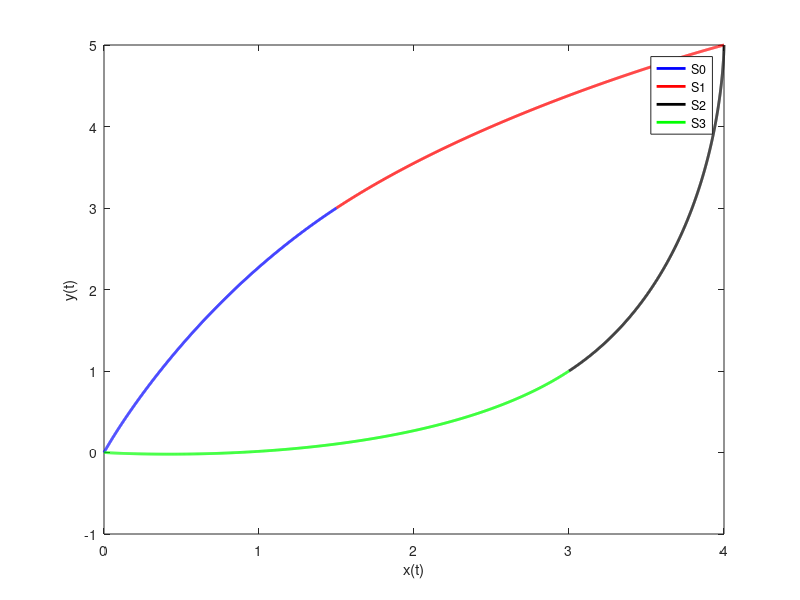
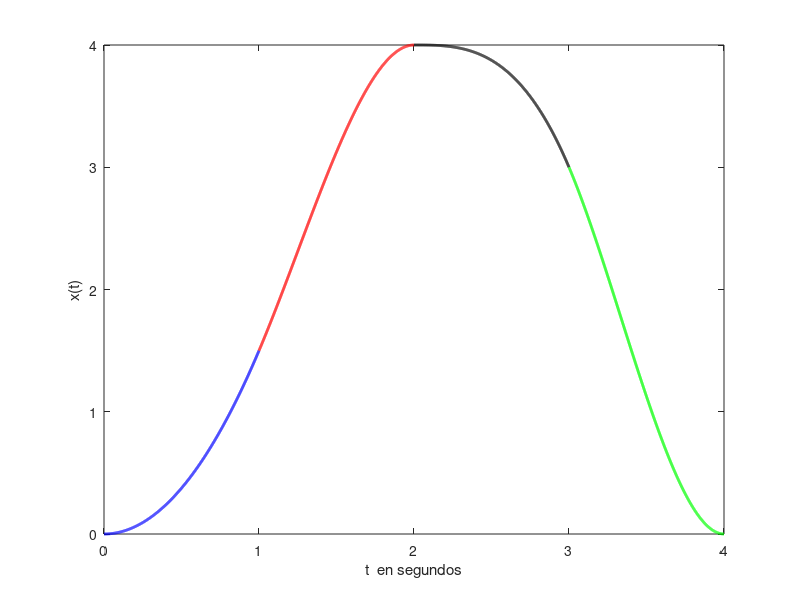
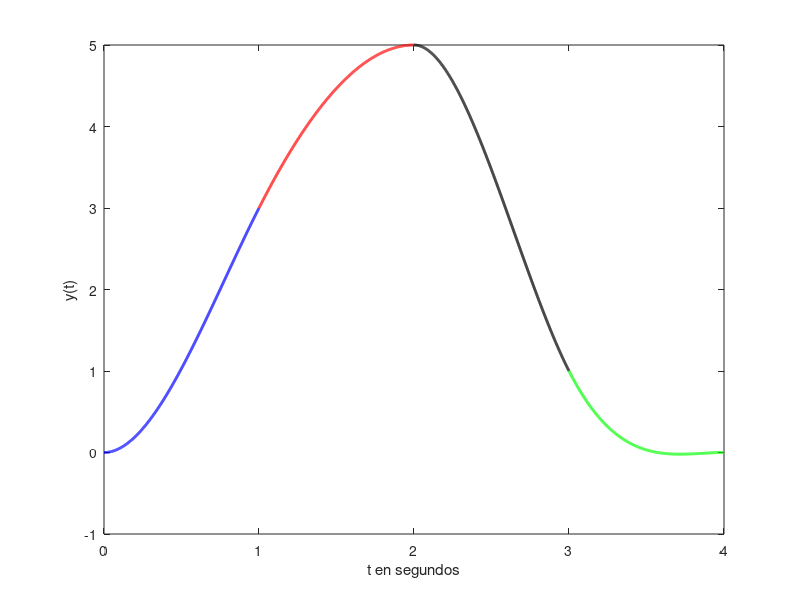

Write the MATLAB code that produced these figures, in order.
t0=0:0.001:1;
t1=1:0.001:2;
t2=2:0.001:3;
t3=3:0.001:4;

Sx0=0+0*(t0-0)+1.5*(t0-0).^2+0*(t0-0).^3;
Sx1=1.5+3*(t1-1)+1.5*(t1-1).^2-2*(t1-1).^3;
Sx2=4+0*(t2-2)+0*(t2-2).^2-1*(t2-2).^3;
Sx3=3-3*(t3-3)-3*(t3-3).^2+3*(t3-3).^3;

Sy0=0+0*(t0-0)+5.25*(t0-0).^2-2.25*(t0-0).^3;
Sy1=3+3.75*(t1-1)-1.5*(t1-1).^2-0.25*(t1-1).^3;
Sy2=5+0*(t2-2)-8.25*(t2-2).^2+4.25*(t2-2).^3;
Sy3=1-3.75*(t3-3)+4.5*(t3-3).^2-1.75*(t3-3).^3;

figure(1)
plot(Sx0,Sy0,'b','LineWidth',2)
hold on;
plot(Sx1,Sy1,'r','LineWidth',2)
hold on;
plot(Sx2,Sy2,'k','LineWidth',2)
hold on;
plot(Sx3,Sy3,'g','LineWidth',2)
legend('S0','S1','S2','S3')
xlabel('x(t)')
ylabel('y(t)')

figure(2)
plot(t0,Sx0,'b','LineWidth',2)
hold on;
plot(t1,Sx1,'r','LineWidth',2)
hold on;
plot(t2,Sx2,'k','LineWidth',2)
hold on;
plot(t3,Sx3,'g','LineWidth',2)
xlabel('t  en segundos')
ylabel('x(t)')

figure(3)
plot(t0,Sy0,'b','LineWidth',2)
hold on;
plot(t1,Sy1,'r','LineWidth',2)
hold on;
plot(t2,Sy2,'k','LineWidth',2)
hold on;
plot(t3,Sy3,'g','LineWidth',2)
xlabel('t en segundos')
ylabel('y(t)')